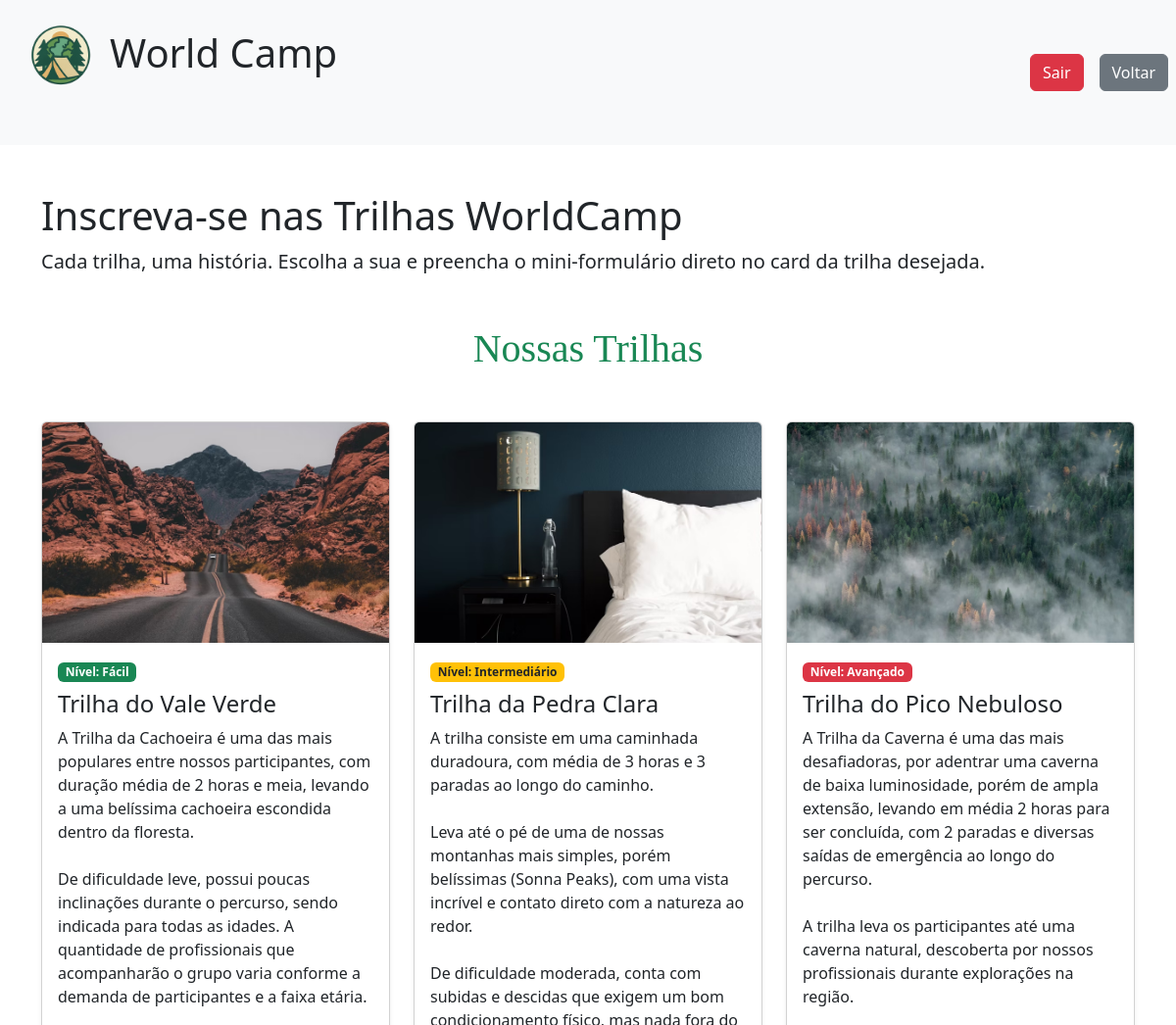
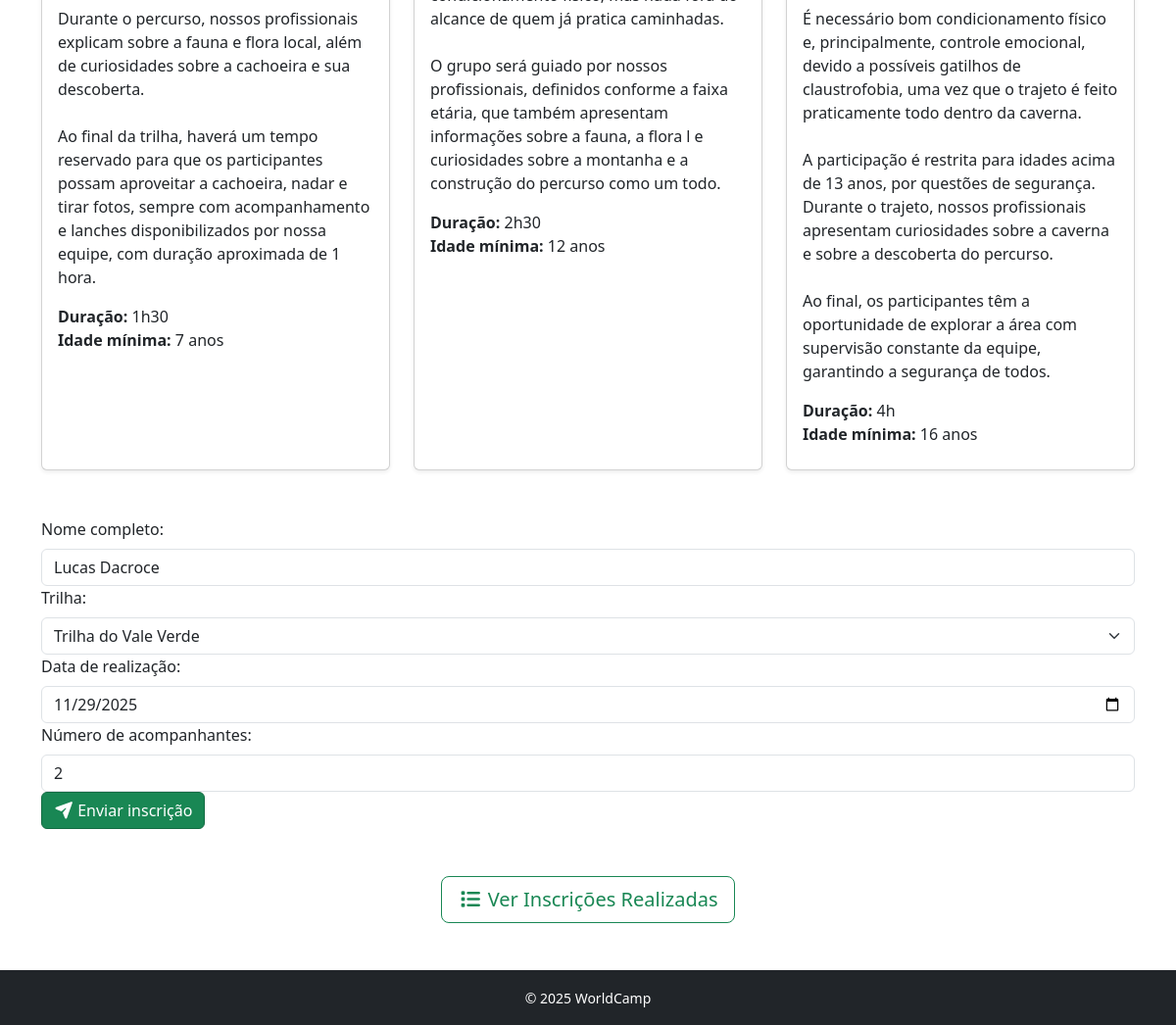
/telas/trilhas/TrilhasForm.php?Id=12 (signed in), run on the app's committed database (2 pictures, top to bottom).
### tables this page shows
CREATE TABLE IF NOT EXISTS `agendartrilhas` (
  `Id` int NOT NULL AUTO_INCREMENT,
  `nome_usuario` varchar(50) NOT NULL DEFAULT '',
  `data_realizacao` date NOT NULL,
  `trilha` varchar(50) NOT NULL DEFAULT '',
  `numero_acompanhantes` int DEFAULT NULL,
  PRIMARY KEY (`Id`)
);

### database/db.class.php (called while the page is built, shortened)
<?php
class db
{
    private $host = "localhost";
    private $user = "root";
    private $password = "";
    private $port = "3306";
    private $dbname = "WorldCamp";
    public function conn()
    {
        try {
            $conn = new PDO(
                "mysql:host=$this->host;dbname=$this->dbname;port=$this->port",
                $this->user,
                $this->password,
                [
                    PDO::ATTR_ERRMODE => PDO::ERRMODE_EXCEPTION,
                    PDO::MYSQL_ATTR_INIT_COMMAND => "SET NAMES utf8"
                ]
            );
            return $conn;
        } catch (PDOException $e) {
            echo "Erro: " . $e->getMessage();
            exit;
        }
    }
    public function findTrilha($Id)
    {
        $conn = $this->conn();
        $sql = "SELECT * FROM agendartrilhas WHERE Id = :Id";
        $st = $conn->prepare($sql);
        $st->bindValue(':Id', $Id, PDO::PARAM_INT);
        $st->execute();
        return $st->fetch(PDO::FETCH_OBJ);
    }
}
function processarTrilha($db) {
    $data = null;
    if (!empty($_GET['Id'])) {
        $data = $db->findTrilha($_GET['Id']);
    }
    return $data;
}function processarUsuario($db) {
    if (empty($_POST)) {
        return;
    }
    try {
        $dadosUsuario = [
            "id"       => $_POST['id']       ?? null,
            "nome"     => $_POST['nome']     ?? null,
            "telefone" => $_POST['telefone'] ?? null,
            "cpf"      => $_POST['cpf']      ?? null,
            "email"    => $_POST['email']    ?? null,
            "senha"    => $_POST['senha']    ?? null,
        ];
        if (empty($_POST['id'])) {
            $db->store($dadosUsuario);
            echo "Usuário criado com sucesso";
        } else {
            $db->update($dadosUsuario);
            echo "Usuário editado com sucesso";
        }
    } catch (Exception $e) {
        echo "Erro ao salvar usuário: " . $e->getMessage();
    }
    echo "<script>
                setTimeout(() => window.location.href = 'login.php', 800);
              </script>";
}
?>

### telas/trilhas/TrilhasForm.php (the view, shortened to what this page needs)
<?php
include '../../header.php';
include '../../database/db.class.php';
$db = new db();
$data = processarTrilha($db);
?>
<!DOCTYPE html>
<html lang="pt-BR">
<head>
  <link href="https://cdn.jsdelivr.net/npm/bootstrap@5.3.8/dist/css/bootstrap.min.css" rel="stylesheet" />
  <link rel="stylesheet" href="../../css/styles.css">
  <link rel="stylesheet" href="https://cdnjs.cloudflare.com/ajax/libs/font-awesome/7.0.1/css/all.min.css" />
</head>
<body>
  <main class="container my-4">
    <section class="hero-trilhas mb-5">
      <h1>Inscreva-se nas Trilhas WorldCamp</h1>
      <p class="lead">
        Cada trilha, uma história. Escolha a sua e preencha o mini-formulário direto no card da trilha desejada.
      </p>
    </section>
    <h1 class="Principal">Nossas Trilhas</h1>
    <section class="row g-4 mb-5">
      <div class="col-md-4">
        <div class="card shadow-sm card-trilha h-100">
          <img src="../../imagens/trilha_vale_verde.png" loading="lazy" style="height:225px; object-fit:cover;"
            class="card-img-top" alt="Trilha do Vale Verde" />
          <div class="card-body">
            <span class="badge bg-success badge-nivel mb-2">Nível: Fácil</span>
            <h4 class="card-title">Trilha do Vale Verde</h4>
            <p class="card-text">
              A Trilha da Cachoeira é uma das mais populares entre nossos participantes,
              com duração média de 2 horas e meia, levando a uma belíssima cachoeira
              escondida dentro da floresta.<br><br>
              De dificuldade leve, possui poucas inclinações durante o percurso, sendo
              indicada para todas as idades. A quantidade de profissionais que acompanharão
              o grupo varia conforme a demanda de participantes e a faixa etária.<br><br>
              Durante o percurso, nossos profissionais explicam sobre a fauna e flora local,
              além de curiosidades sobre a cachoeira e sua descoberta.<br><br>
              Ao final da trilha, haverá um tempo reservado para que os participantes possam
              aproveitar a cachoeira, nadar e tirar fotos, sempre com acompanhamento e lanches
              disponibilizados por nossa equipe, com duração aproximada de 1 hora.
            </p>
            <p class="mb-2">
              <strong>Duração:</strong> 1h30<br />
              <strong>Idade mínima:</strong> 7 anos
            </p>
          </div>
        </div>
      </div>
      <div class="col-md-4">
        <div class="card shadow-sm card-trilha h-100">
          <img src="../../imagens/trilha_pedra_clara.png" loading="lazy" style="height:225px; object-fit:cover;"
            class="card-img-top" alt="Trilha da Pedra Clara" />
          <div class="card-body">
            <span class="badge bg-warning text-dark badge-nivel mb-2">Nível: Intermediário</span>
            <h4 class="card-title">Trilha da Pedra Clara</h4>
            <p class="card-text">
              A trilha consiste em uma caminhada duradoura, com média de 3 horas e
              3 paradas ao longo do caminho.<br><br>
              Leva até o pé de uma de nossas montanhas mais simples, porém belíssimas
              (Sonna Peaks),
              com uma vista incrível e contato direto com a natureza ao redor.<br><br>
              De dificuldade moderada, conta com subidas e descidas que exigem um bom
              condicionamento físico, mas nada fora do alcance de quem já pratica caminhadas.<br><br>
              O grupo será guiado por nossos profissionais, definidos conforme a faixa etária,
              que também apresentam informações sobre a fauna, a flora  l e curiosidades sobre
              a montanha e a construção do percurso como um todo.
            </p>
            <p class="mb-2">
              <strong>Duração:</strong> 2h30<br />
              <strong>Idade mínima:</strong> 12 anos
            </p>
          </div>
        </div>
      </div>
      <div class="col-md-4">
        <div class="card shadow-sm card-trilha h-100">
          <img src="../../imagens/trilha_pico_nebuloso.png" loading="lazy" style="height:225px; object-fit:cover;"
            class="card-img-top" alt="Trilha do Pico Nebuloso" />
          <div class="card-body">
            <span class="badge bg-danger badge-nivel mb-2">Nível: Avançado</span>
            <h4 class="card-title">Trilha do Pico Nebuloso</h4>
            <p class="card-text">
              A Trilha da Caverna é uma das mais desafiadoras, por adentrar uma caverna
              de baixa luminosidade, porém de ampla extensão, levando em média 2 horas para
              ser concluída, com 2 paradas e diversas saídas de emergência ao longo do percurso.<br><br>
              A trilha leva os participantes até uma caverna natural, descoberta por nossos
              profissionais durante explorações na região.<br><br>
              É necessário bom condicionamento físico e, principalmente, controle emocional,
              devido a possíveis gatilhos de claustrofobia, uma vez que o trajeto é feito
              praticamente todo dentro da caverna.<br><br>
              A participação é restrita para idades acima de 13 anos, por questões de segurança.
              Durante o trajeto, nossos profissionais apresentam curiosidades sobre a caverna
              e sobre a descoberta do percurso.<br><br>
              Ao final, os participantes têm a oportunidade de explorar a área com supervisão
              constante da equipe, garantindo a segurança de todos.
            </p>
            <p class="mb-2">
              <strong>Duração:</strong> 4h<br />
              <strong>Idade mínima:</strong> 16 anos
            </p>
          </div>
        </div>
      </div>
    </section>
    <form class="mb-5" action="" method="POST" id="formTrilha">
      <label class="form-label">Nome completo:</label>
      <input type="text" class="form-control" name="nome_usuario"
        value="<?= $data->nome_usuario ?? $_SESSION['nome'] ?>" required>
      <label class="form-label">Trilha:</label>
      <select class="form-select" name="trilha" id="trilha" required>
        <option value="vale verde" <?= (isset($data) && $data->trilha == "vale verde") ? 'selected' : '' ?>>Trilha do Vale
          Verde</option>
      </select>
      <label class="form-label">Data de realização:</label>
      <input type="date" class="form-control" name="data_realizacao" value="<?= $data->data_realizacao ?? '' ?>"
        required>
      <label class="form-label">Número de acompanhantes:</label>
      <input type="number" class="form-control" name="numero_acompanhantes" min="1"
        value="<?= $data->numero_acompanhantes ?? 1 ?>" required>
      <div>
        <button type="button" class="btn btn-success" onclick="agendarTrilha()">
          <i class="fa-solid fa-paper-plane"></i> Enviar inscrição
        </button>
      </div>
    </form>
    <div class="text-center mt-4 mb-5">
  <a href="TrilhasList.php" class="btn btn-outline-success btn-lg">
    <i class="fa-solid fa-list"></i> Ver Inscrições Realizadas
  </a>
</div>
  </main>
</body>
</html>
<?php
include '../../footer.php';
?>

### css/styles.css (style rules this page uses)
:root { --verde:#198754; --verde-escuro:#146c43; --texto:#212529; }
html,body { height:100% }
body { margin:0; color:var(--texto); min-height:100vh; display:flex; flex-direction:column; padding-bottom:72px; }
main { flex:1 0 auto; padding-bottom:2rem; min-height:120vh; }
.btn-success { background-color:var(--verde); border-color:var(--verde-escuro); }
h1.Principal { text-align: center; font-family: 'Lucida Handwriting', cursive; color: var(--verde); margin-top: 50px; margin-bottom: 50px; }

### data on the page
agendartrilhas: nome_usuario "Lucas Dacroce", trilha "Trilha do Vale Verde", data_realizacao "11/29/2025", numero_acompanhantes "2"
